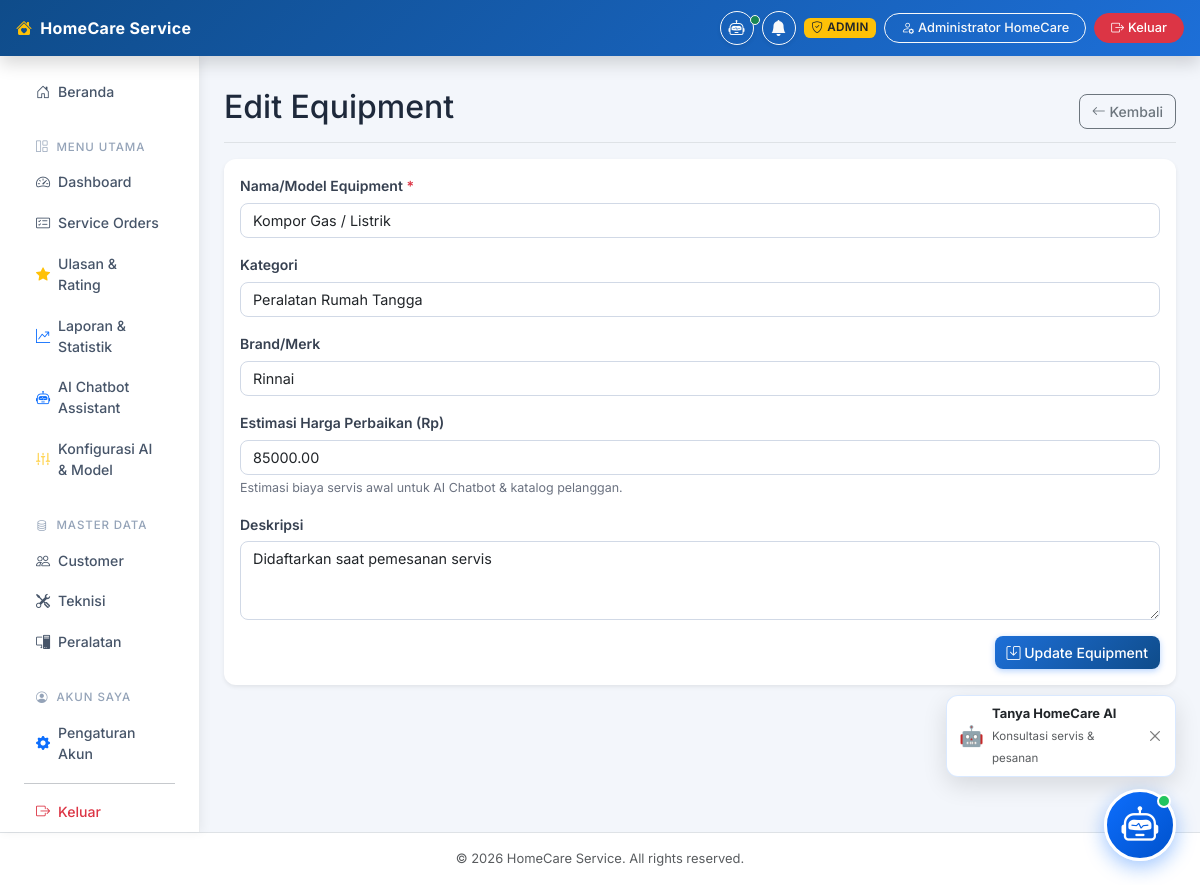
The app's page /admin/equipment/edit?id=27 (signed in) with its own data.
### tables this page shows
CREATE TABLE `equipment` (
  `id` int(11) NOT NULL AUTO_INCREMENT,
  `name` varchar(100) NOT NULL,
  `brand` varchar(100) DEFAULT NULL,
  `category` varchar(100) DEFAULT NULL,
  `description` text DEFAULT NULL,
  `repair_price` decimal(10,2) NOT NULL DEFAULT 0.00,
  `created_at` timestamp NOT NULL DEFAULT current_timestamp(),
  `updated_at` timestamp NOT NULL DEFAULT current_timestamp() ON UPDATE current_timestamp(),
  PRIMARY KEY (`id`),
  KEY `idx_category` (`category`)
);

### app/Core/Controller.php (called while the page is built, shortened)
<?php
class Controller {
    public function view($view, $data = [], $layout = "main") {
        extract($data);
        require_once "../app/Views/layouts/" . $layout . ".php";
    }
    public function model($model) {
        return new $model();
    }
}

### app/Controllers/AdminEquipmentController.php (called while the page is built, shortened)
<?php
class AdminEquipmentController extends Controller {
    public function edit() {
        $id = $_GET['id'] ?? null;
        $eqModel = $this->model('Equipment');
        $equipment = $eqModel->findById($id);
        $this->view('admin/equipment/edit', ['title' => 'Edit Equipment', 'equipment' => $equipment]);
    }
}

### public/index.php (called while the page is built, shortened)
<?php
require_once "../app/Config/Database.php";
require_once "../app/Core/Controller.php";
$router = require_once "../routes/web.php";
$url = isset($_GET["url"]) ? "/" . rtrim($_GET["url"], "/") : "/";
$router->dispatch($url);

### app/Config/Database.php (called while the page is built, shortened)
<?php
class Database {
    private $host = DB_HOST;
    private $user = DB_USER;
    private $pass = DB_PASS;
    private $dbname = DB_NAME;
    private $dbh;
    private $error;
    public function __construct() {
        $dsn = "mysql:host=" . $this->host . ";dbname=" . $this->dbname . ";charset=utf8mb4";
        $options = array(
            PDO::ATTR_ERRMODE => PDO::ERRMODE_EXCEPTION,
            PDO::ATTR_DEFAULT_FETCH_MODE => PDO::FETCH_ASSOC,
            PDO::ATTR_TIMEOUT => 5
        );
        try {
            $this->dbh = new PDO($dsn, $this->user, $this->pass, $options);
        } catch(PDOException $e) {
            if ($e->getCode() == 1049 || strpos($e->getMessage(), 'Unknown database') !== false) {
                try {
                    $pdoInit = new PDO("mysql:host=" . $this->host . ";charset=utf8mb4", $this->user, $this->pass, $options);
                    $pdoInit->exec("CREATE DATABASE IF NOT EXISTS `" . $this->dbname . "` CHARACTER SET utf8mb4 COLLATE utf8mb4_unicode_ci");
                    $pdoInit->exec("USE `" . $this->dbname . "`");
                    $schemaFile = __DIR__ . '/../../database/schema.sql';
                    if (file_exists($schemaFile)) {
                        $sql = file_get_contents($schemaFile);
                        $pdoInit->exec($sql);
                    }
                    $this->dbh = new PDO($dsn, $this->user, $this->pass, $options);
                    self::$sharedPdo = $this->dbh;
                    return;
                } catch (PDOException $ex) {
                    $this->error = $ex->getMessage();
                }
            } else {
                $this->error = $e->getMessage();
            }
            if (!$this->dbh) {
                throw new Exception("Koneksi Database Gagal: " . $this->error . ". Pastikan MySQL pada XAMPP sudah aktif dan database/migrate.php sudah dijalankan.");
            }
        }
    }
    public function getConnection() {
        return $this->dbh;
    }
}

### app/Core/Model.php (called while the page is built)
<?php
class Model {
    protected $db;
    public function __construct() {
        $this->db = new Database();
    }
    protected function getPDO() {
        return $this->db->getConnection();
    }
}

### app/Models/Equipment.php (called while the page is built, shortened)
<?php
require_once '../app/Core/Model.php';
class Equipment extends Model {
    public function findById($id) {
        $stmt = $this->getPDO()->prepare("SELECT * FROM equipment WHERE id = :id");
        $stmt->execute(['id' => $id]);
        return $stmt->fetch(PDO::FETCH_ASSOC);
    }
}

### app/Views/admin/equipment/edit.php (the view, shortened to what this page needs)
<div class="d-flex justify-content-between flex-wrap flex-md-nowrap align-items-center pt-3 pb-2 mb-3 border-bottom">
    <h1 class="h2">Edit Equipment</h1>
    <a href="<?= BASE_URL ?>/admin/equipment" class="btn btn-outline-secondary"><i class="bi bi-arrow-left"></i> Kembali</a>
</div>
<div class="card shadow-sm border-0 mb-4">
    <div class="card-body">
        <form action="<?= BASE_URL ?>/admin/equipment/update" method="POST">
            <div class="mb-3">
                <label for="name" class="form-label">Nama/Model Equipment <span class="text-danger">*</span></label>
                <input type="text" class="form-control" id="name" name="name" value="<?= htmlspecialchars($equipment['name']) ?>" required>
            </div>
            <div class="mb-3">
                <label for="category" class="form-label">Kategori</label>
                <input type="text" class="form-control" id="category" name="category" value="<?= htmlspecialchars($equipment['category'] ?? '') ?>">
            </div>
            <div class="mb-3">
                <label for="brand" class="form-label">Brand/Merk</label>
                <input type="text" class="form-control" id="brand" name="brand" value="<?= htmlspecialchars($equipment['brand'] ?? '') ?>">
            </div>
            <div class="mb-3">
                <label for="repair_price" class="form-label">Estimasi Harga Perbaikan (Rp)</label>
                <input type="number" class="form-control" id="repair_price" name="repair_price" value="<?= htmlspecialchars($equipment['repair_price'] ?? 0) ?>" min="0" step="5000">
                <div class="form-text">Estimasi biaya servis awal untuk AI Chatbot & katalog pelanggan.</div>
            </div>
            <div class="mb-3">
                <label for="description" class="form-label">Deskripsi</label>
                <textarea class="form-control" id="description" name="description" rows="3"><?= htmlspecialchars($equipment['description'] ?? '') ?></textarea>
            </div>
            <div class="d-grid gap-2 d-md-flex justify-content-md-end">
                <button class="btn btn-primary" type="submit"><i class="bi bi-save"></i> Update Equipment</button>
            </div>
        </form>
    </div>
</div>

### public/css/style.css (style rules this page uses)
body { font-family: "Inter", "Segoe UI", Tahoma, Geneva, Verdana, sans-serif; background-color: #f3f6fb; color: #1e293b; font-size: 0.925rem; }
.card { border-radius: 0.75rem; border: 1px solid #e8edf5; transition: box-shadow 0.2s ease, transform 0.2s ease; }
.btn { font-weight: 500; font-size: 0.875rem; border-radius: 0.5rem; transition: all 0.18s ease; }
.btn-primary { background: linear-gradient(135deg, #1d6fd8 0%, #0f4c8a 100%); border: none; box-shadow: 0 2px 6px rgba(13,110,253,0.3); }
.form-control, .form-select { border-radius: 0.5rem; border: 1.5px solid #d1d9e6; font-size: 0.9rem; transition: border-color 0.2s, box-shadow 0.2s; background-color: #fff; }
.form-label { font-size: 0.875rem; font-weight: 600; color: #374151; margin-bottom: 0.4rem; }
.form-text { font-size: 0.78rem; color: #6b7280; }
a, button { transition: color 0.15s, background-color 0.15s, border-color 0.15s, box-shadow 0.15s, transform 0.15s; }

### records on screen
equipment: name "Kompor Gas / Listrik", category "Peralatan Rumah Tangga", brand "Rinnai", repair_price "85000.00", description "Didaftarkan saat pemesanan servis"

### other values on screen
$role "ADMIN"
$_SESSION['user_name'] "Administrator HomeCare"
